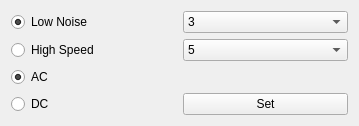
<?xml version="1.0" encoding="UTF-8"?>
<ui version="4.0">
 <class>OE200Widget</class>
 <widget class="QWidget" name="OE200Widget">
  <property name="geometry">
   <rect>
    <x>0</x>
    <y>0</y>
    <width>359</width>
    <height>124</height>
   </rect>
  </property>
  <property name="windowTitle">
   <string>Form</string>
  </property>
  <layout class="QGridLayout" name="gridLayout">
   <item row="0" column="0">
    <widget class="QRadioButton" name="lowButton">
     <property name="text">
      <string>Low Noise</string>
     </property>
     <property name="checked">
      <bool>true</bool>
     </property>
     <attribute name="buttonGroup">
      <string notr="true">gainGroup</string>
     </attribute>
    </widget>
   </item>
   <item row="1" column="0">
    <widget class="QRadioButton" name="highButton">
     <property name="text">
      <string>High Speed</string>
     </property>
     <attribute name="buttonGroup">
      <string notr="true">gainGroup</string>
     </attribute>
    </widget>
   </item>
   <item row="2" column="0">
    <widget class="QRadioButton" name="acButton">
     <property name="text">
      <string>AC</string>
     </property>
     <property name="checked">
      <bool>true</bool>
     </property>
     <attribute name="buttonGroup">
      <string notr="true">couplingGroup</string>
     </attribute>
    </widget>
   </item>
   <item row="3" column="0">
    <widget class="QRadioButton" name="dcButton">
     <property name="text">
      <string>DC</string>
     </property>
     <attribute name="buttonGroup">
      <string notr="true">couplingGroup</string>
     </attribute>
    </widget>
   </item>
   <item row="3" column="1">
    <widget class="QPushButton" name="setButton">
     <property name="text">
      <string>Set</string>
     </property>
    </widget>
   </item>
   <item row="0" column="1">
    <widget class="QComboBox" name="lowBox">
     <item>
      <property name="text">
       <string>3</string>
      </property>
     </item>
     <item>
      <property name="text">
       <string>4</string>
      </property>
     </item>
     <item>
      <property name="text">
       <string>5</string>
      </property>
     </item>
     <item>
      <property name="text">
       <string>6</string>
      </property>
     </item>
     <item>
      <property name="text">
       <string>7</string>
      </property>
     </item>
     <item>
      <property name="text">
       <string>8</string>
      </property>
     </item>
     <item>
      <property name="text">
       <string>9</string>
      </property>
     </item>
    </widget>
   </item>
   <item row="1" column="1">
    <widget class="QComboBox" name="highBox">
     <item>
      <property name="text">
       <string>5</string>
      </property>
     </item>
     <item>
      <property name="text">
       <string>6</string>
      </property>
     </item>
     <item>
      <property name="text">
       <string>7</string>
      </property>
     </item>
     <item>
      <property name="text">
       <string>8</string>
      </property>
     </item>
     <item>
      <property name="text">
       <string>9</string>
      </property>
     </item>
     <item>
      <property name="text">
       <string>10</string>
      </property>
     </item>
     <item>
      <property name="text">
       <string>11</string>
      </property>
     </item>
    </widget>
   </item>
  </layout>
 </widget>
 <tabstops>
  <tabstop>lowButton</tabstop>
  <tabstop>highButton</tabstop>
  <tabstop>lowBox</tabstop>
  <tabstop>highBox</tabstop>
  <tabstop>acButton</tabstop>
  <tabstop>dcButton</tabstop>
  <tabstop>setButton</tabstop>
 </tabstops>
 <resources/>
 <connections/>
 <buttongroups>
  <buttongroup name="gainGroup"/>
  <buttongroup name="couplingGroup"/>
 </buttongroups>
</ui>
